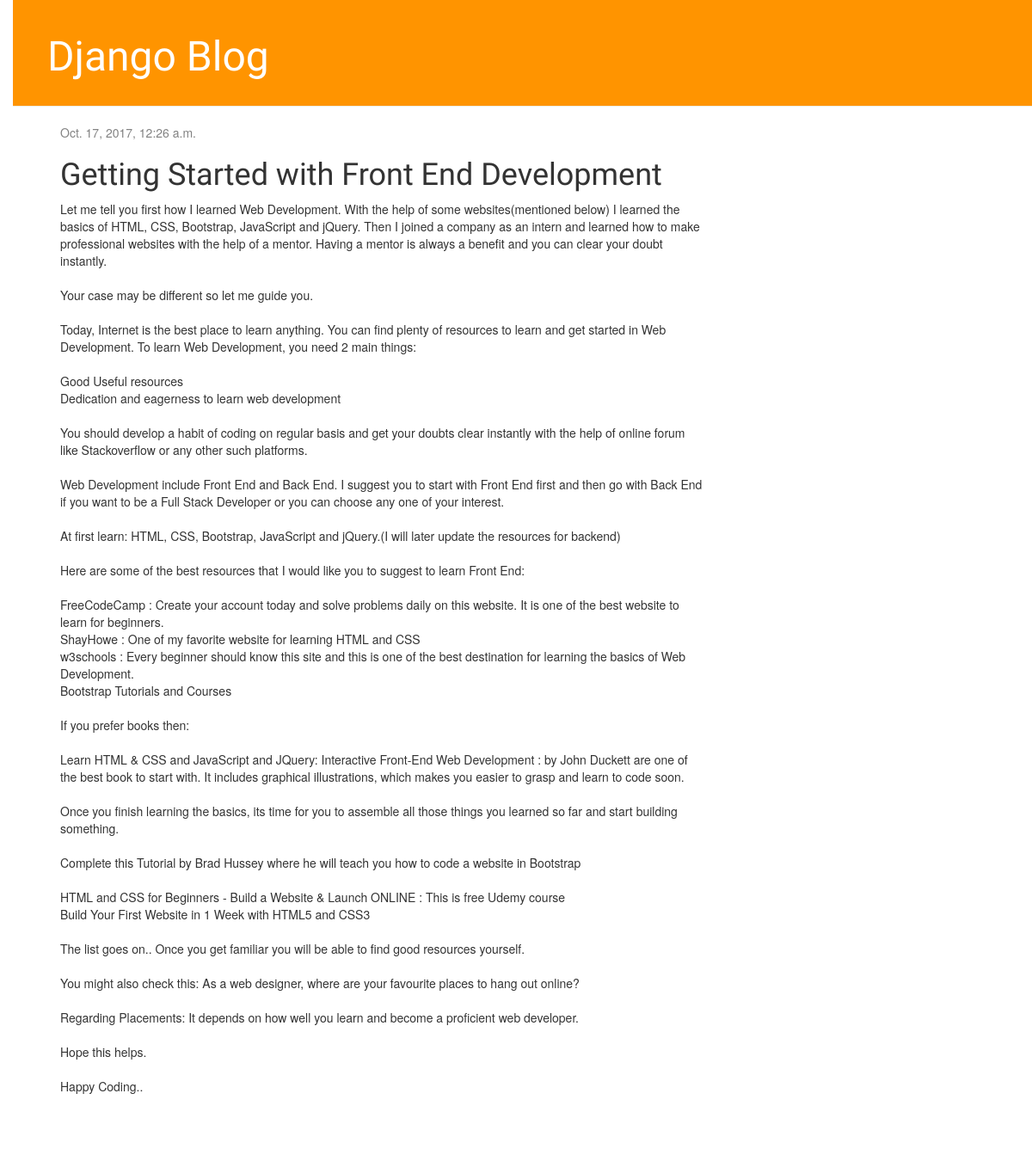
Before: /post/2/ with the older database file.
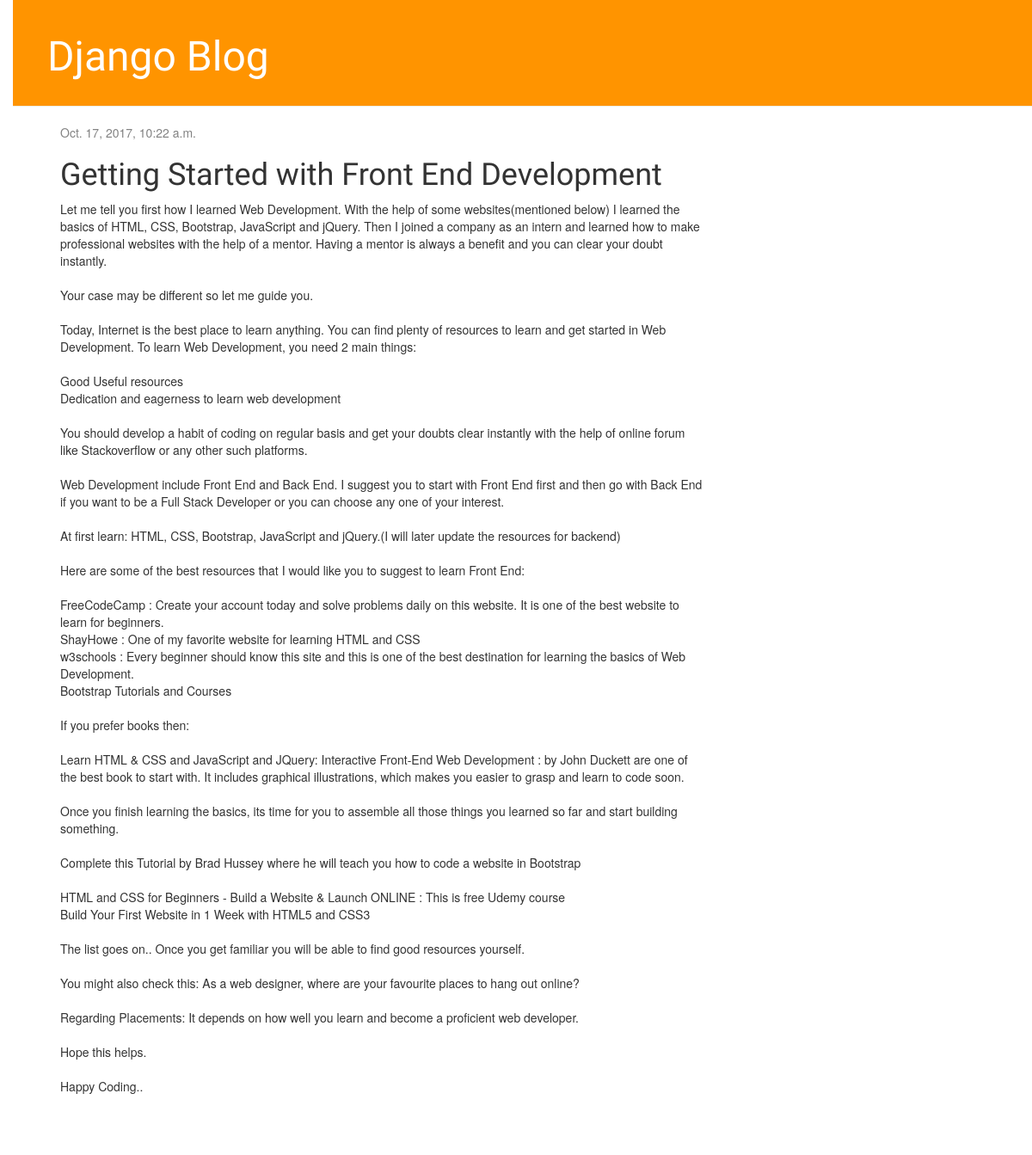
After: the same page with the newer database file.
### blog/models.py (models this page shows, shortened)
class Post(models.Model):
    author = models.ForeignKey('auth.User')
    title = models.CharField(max_length=200)
    text = models.TextField()
    created_date = models.DateTimeField(default=timezone.now)
    published_date = models.DateTimeField(blank=True, null=True)

### blog/views.py (the view)
# urls.py: url(r'^post/(?P<pk>\d+)/$', views.post_detail, name='post_detail'),
def post_detail(request, pk):
    post = get_object_or_404(Post, pk=pk)
    return render(request, 'blog/post_detail.html', {'post': post})

### blog/templates/blog/post_detail.html (shortened to what this page needs)
{% extends 'blog/base.html' %}
{% block content %}
    <div class="post">
        {% if post.published_date %}
            <div class="date">
                {{ post.published_date }}
            </div>
        {% endif %}
        <h1>{{ post.title }}</h1>
        <p>{{ post.text | linebreaksbr }}</p>
    </div>
{% endblock %}

### blog/templates/blog/base.html (shortened to what this page needs)
{% load staticfiles %}
<html>
    <head>
        <link rel="stylesheet" href="//maxcdn.bootstrapcdn.com/bootstrap/3.2.0/css/bootstrap.min.css">
        <link rel="stylesheet" href="//maxcdn.bootstrapcdn.com/bootstrap/3.2.0/css/bootstrap-theme.min.css">
        <link rel="stylesheet" href="{% static 'css/blog.css' %}">
    </head>
    <body>
        <div class="page-header">
            <h1><a href="/">Django Blog</a></h1>
        </div>
        <div class="content container">
            <div class="row">
                <div class="col-md-8">
                {% block content %}
                {% endblock %}
                </div>
            </div>
        </div>
    </body>
</html>

### blog/static/css/blog.css (style rules this page uses)
h1 a { color: #FCA205; font-family: 'Lobster'; }
body { padding-left: 15px; }
.page-header { background-color: #ff9400; margin-top: 0; padding: 20px 20px 20px 40px; }
.page-header h1, .page-header h1 a, .page-header h1 a:visited, .page-header h1 a:active { color: #ffffff; font-size: 36pt; text-decoration: none; }
.content { margin-left: 40px; }
h1, h2, h3, h4 { font-family: 'Lobster', cursive; }
.date { color: #828282; }
.post { margin-bottom: 70px; }

Changed rows visible on the page:
changed Post "Getting Started with Front End Development": published_date "Oct. 17, 2017, 12:26 a.m." → "Oct. 17, 2017, 10:22 a.m."
